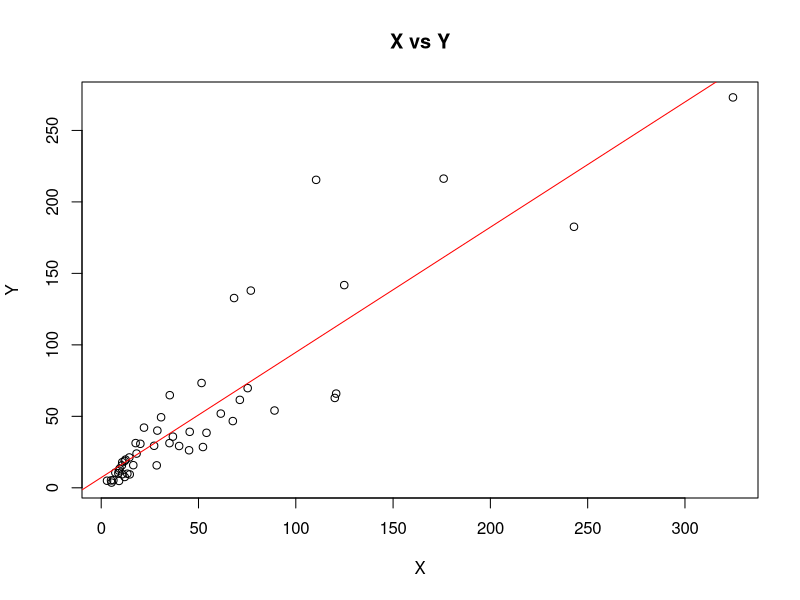
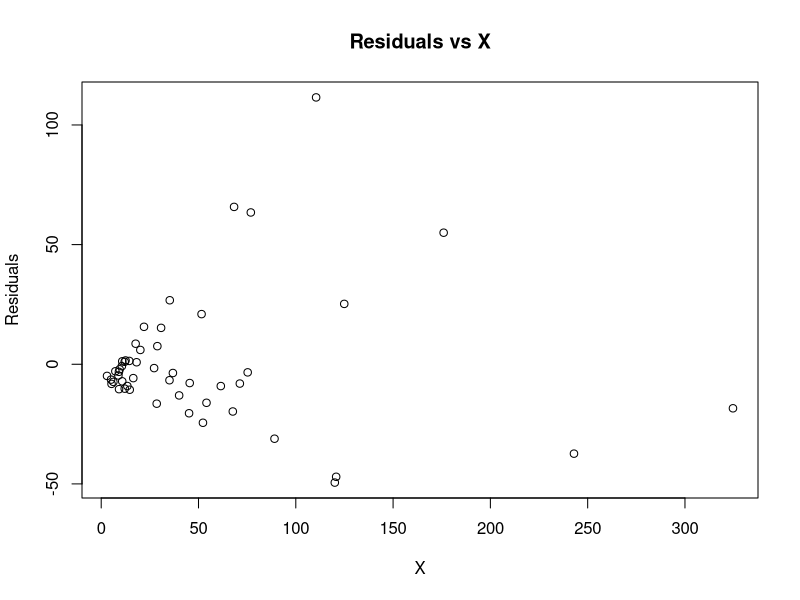
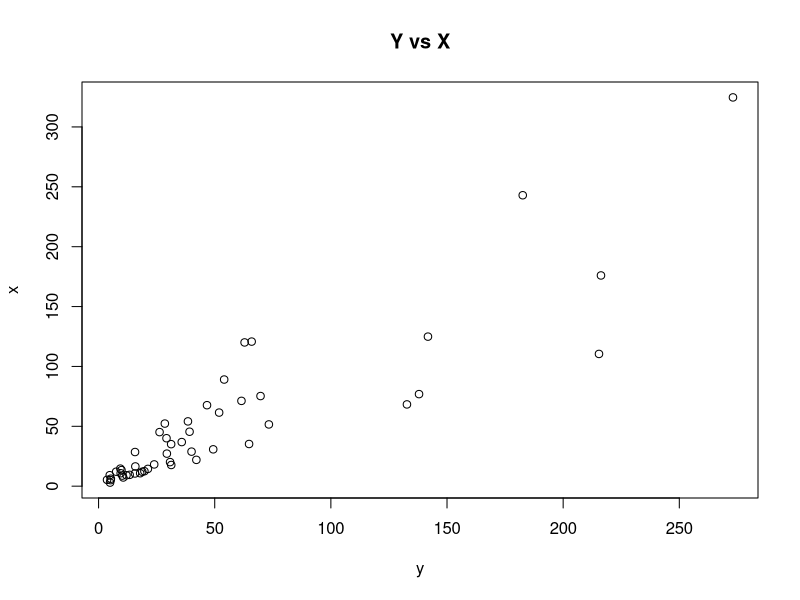

Source code (R) for these figures, in order: (Note: this script raises an error after producing the figures.)
library(readr)
dataxy <- read.table("dataxy.txt", header = TRUE)
View(dataxy)
## Dataset ##
dataxy


## Plotting the data ##
x <- dataxy$x
y <- dataxy$y

plot(x, y, main = "X vs Y",
     xlab = "X", ylab = "Y")

## Creating Linear Regression Model and plotting ##
linreg <- lm(y ~ x)
abline(linreg, col = "red")
summary(linreg)
## The linear model appears to have a moderately strong relation with b1 being 0.875. It has a positive direction indicating positive relation and is of linear form ##

## plotting the residual ##
dataxy$residuals <- residuals.lm(linreg)
dataxy$residuals

## residual vs x ##
plot(x, dataxy$residuals, main = "Residuals vs X", xlab = "X", ylab = "Residuals")
## The residuals against x have most of their points around Residual = 0 indicating that the variance of the residuals is less ##

## Scatterplot of y vs x ##
plot(y, x, main = 'Y vs X', xlab = "y", ylab = "x")
## Likewise the if a line were to be fitted for y against x we would see strong strength given the close clusters of data points ##

## Brown-Forsythe Test ##

n1 = x[1:25]
n1
n2 = x[26:50]
n2
## i) e1 and e2 ##
e1bar <- median(dataxy$residuals[1:25])
e1bar
e2bar <- median(dataxy$residuals[26:50])
e2bar

## ii) d1 and d2 ##
di1 <- c()
for(i in dataxy$residuals[1:25]){
  di1[[i]] <- abs(i - e1bar)
  return(di1)
}
print(di1)

di2 <- c()
 for (i in dataxy$residuals[26:50]){
   di2[[i]] <- abs(i - e2bar)
   return(di2)
 }
print(di2)
 
## iii) T- test statistic BF ##
